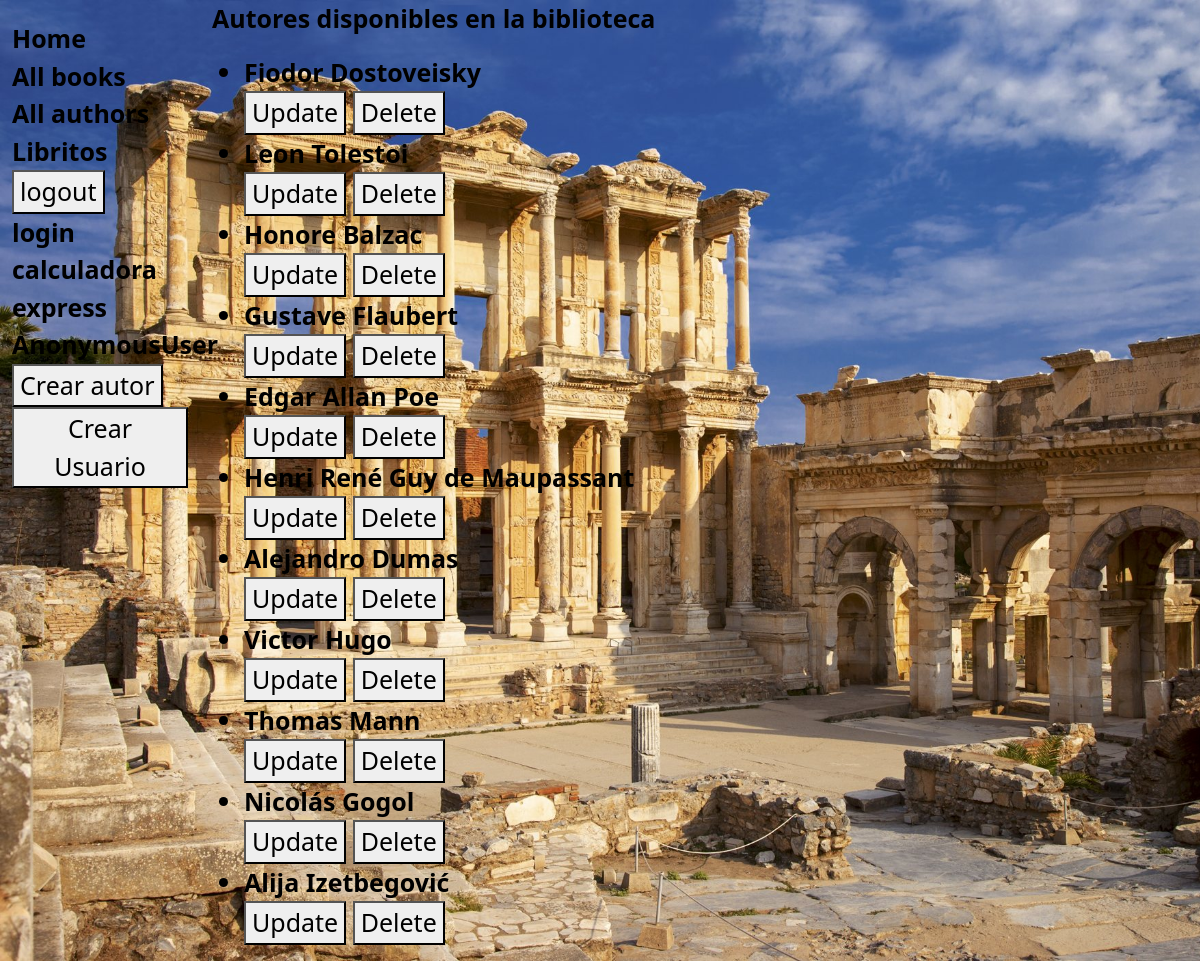
The page /catalog/autores/ on the database its author committed.
### catalog/models.py (models this page shows, shortened)
class Author(models.Model):
    first_name = models.CharField(max_length=100)
    last_name = models.CharField(max_length=100)
    date_of_birth = models.DateField(null=True, blank=True)
    date_of_death = models.DateField('Died', null=True, blank=True)

### catalog/views.py (the view)
# urls.py: path('autores/',views.todosAutores,name="autores"),
def todosAutores(request):
    autores = Author.objects.all()
    contexto = {
        'numAutores':autores
    }
    return render(request,"todosAutores.html",contexto)

### catalog/templates/todosAutores.html
{% extends "base_generic.html" %}
{% block content %}
{% if  numAutores%}
<p>Autores disponibles en la biblioteca</p>
<ul>
{% for i in numAutores%}
<li >{{i.first_name}} {{i.last_name}}</li>
<button><a href="{%url 'author-update'  i.pk %}">Update</a></button>
<button><a href="{%url 'author-delete' i.pk%}">Delete</a></button>
{% endfor %}
</ul>
{% else %}
    <p>No hay autores en la biblioteca.</p>
{% endif %}
{% endblock %}

### catalog/static/css/styles.css (style rules this page uses)
body { background-image: url('130_alejandria5_2000x1406.jpg'); background-repeat: no-repeat; background-size: cover; color: black; font-size: 25px; font-weight: 599; }
a { text-decoration: none; color: black; }

### rows shown on the page
Author: first_name "Fiodor", last_name "Dostoveisky"
Author: first_name "Leon", last_name "Tolestoi"
Author: first_name "Honore", last_name "Balzac"
Author: first_name "Gustave", last_name "Flaubert"
Author: first_name "Edgar", last_name "Allan Poe"
Author: first_name "Henri René", last_name "Guy de Maupassant"
Author: first_name "Alejandro", last_name "Dumas"
Author: first_name "Victor", last_name "Hugo"
Author: first_name "Thomas", last_name "Mann"
Author: first_name "Nicolás", last_name "Gogol"
Author: first_name "Alija", last_name "Izetbegović"

### other values the page prints
{{ user }} "AnonymousUser"
